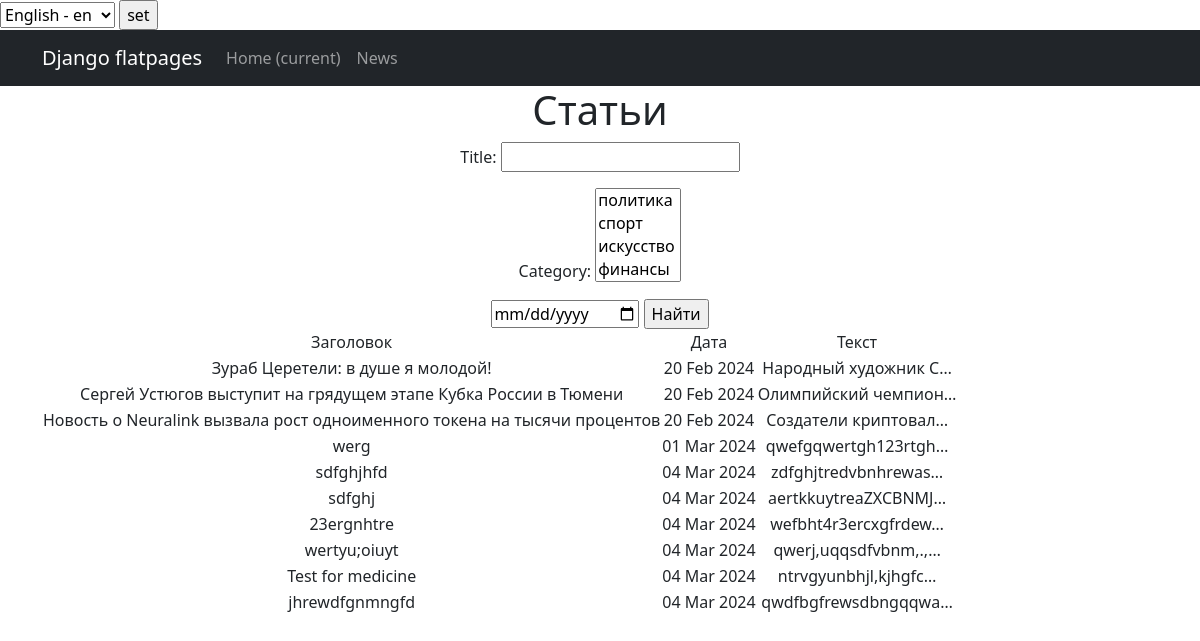
/news/search/, run on an earlier commit of the app's database.
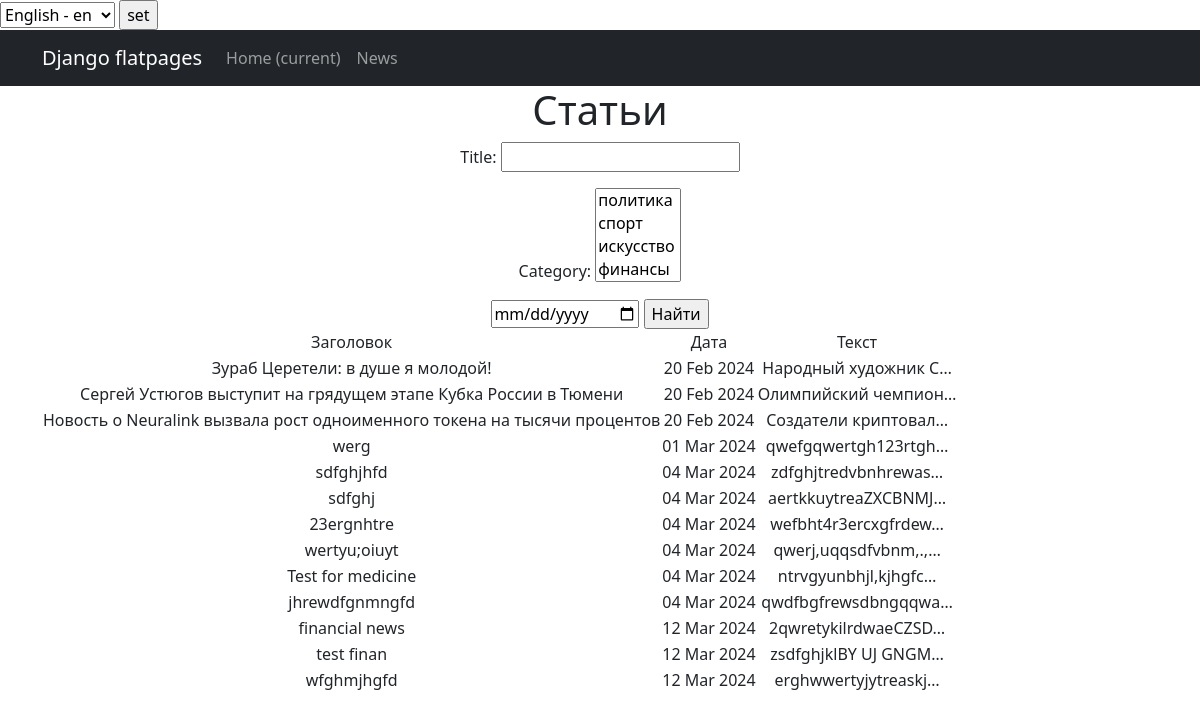
And on a later commit of the database.
### news/models.py (models this page shows, shortened)
class Post(models.Model):
    NEWS = 'NW'
    ARTICLE = "AR"
    POSITIONS = [
        (NEWS, 'Новость'),
        (ARTICLE, 'Статья')
    ]
    author = models.ForeignKey(Author, on_delete=models.CASCADE)
    type = models.CharField(max_length=20, choices=POSITIONS, default=NEWS)
    time_in = models.DateTimeField(auto_now_add=True)
    category = models.ManyToManyField(Category, through='PostCategory')
    title = models.CharField(
        max_length=255,
        unique=True,
    )
    text = models.TextField()
    rating = models.IntegerField(default=0)

### news/views.py (the view)
# urls.py: path('search/', PostsSearch.as_view(), name='post_search'),
class PostsSearch(ListView):
    model = Post
    template_name = 'search.html'
    context_object_name = 'posts'
    def get_queryset(self):
        queryset = super().get_queryset()
        self.filterset = PostFilter(self.request.GET, queryset)
        return self.filterset.qs
    def get_context_data(self, **kwargs):
        context = super().get_context_data(**kwargs)
        context['filterset'] = self.filterset
        return context

### news/models.py (called while the page is built)
    def __str__(self):
        return self.name

### news/templatetags/custom_filters.py (called while the page is built)
@register.filter()
def censor(value):
    new_text = value.replace('редиска', 'р******')
    new_text = new_text.replace('скуф', 'ск**')
    return new_text

### templates/search.html (shortened to what this page needs)
{% extends 'flatpages/default.html' %}
{% load custom_filters %}
{% load custom_tags %}
{% block content %}
   <h1>Статьи</h1>
   <form action="" method="get">
       {{ filterset.form.as_p }}
       <input id="date_in" type="date"  />
       <input type="submit" value="Найти" />
   </form>
    {% if posts %}
        <table>
            <tr>
                <td>Заголовок</td>
                <td>Дата</td>
                <td>Текст</td>
            </tr>
            {% for post in posts %}
            <tr>
                <td>{{ post.title|censor }}</td>
                <td>{{ post.time_in|date:'d M Y' }}</td>
                <td>{{ post.text|truncatechars:20|censor }}</td>
            </tr>
            {% endfor %}
        </table>
    {% endif %}
{% endblock content %}

What changed in the data, as far as the page shows it:
added Post: title|censor "financial news", time_in "12 Mar 2024", text|censor "2qwretykilrdwaeCZSD…"
added Post: title|censor "test finan", time_in "12 Mar 2024", text|censor "zsdfghjklBY UJ GNGM…"
added Post: title|censor "wfghmjhgfd", time_in "12 Mar 2024", text|censor "erghwwertyjytreaskj…"
